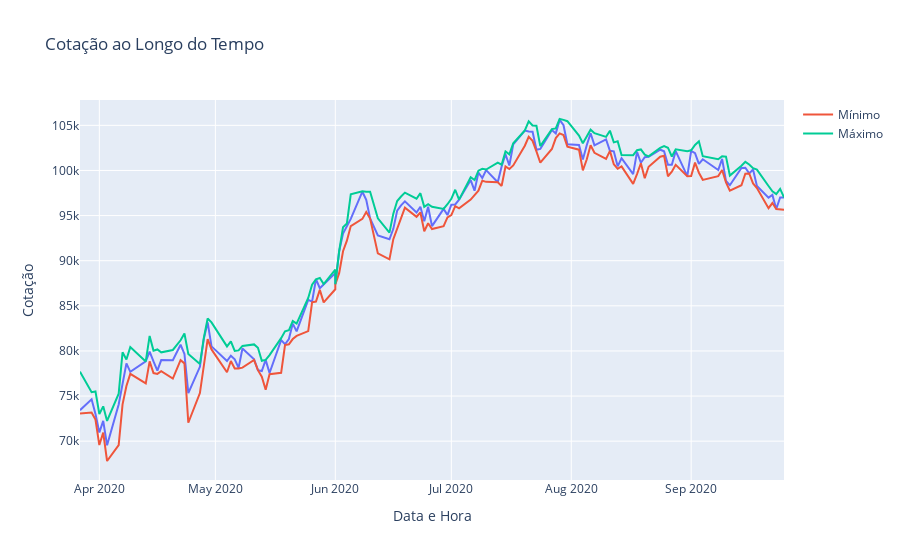

The notebook cell saved with this chart:
### Code cell
fig = px.line(tabela, x='data_hora', y='cotacao', title='Cotação ao Longo do Tempo',
              labels={'cotacao': 'Cotação', 'data_hora': 'Data e Hora'})

# Adicionar linha para o valor mínimo
fig.add_trace(go.Scatter(x=tabela['data_hora'], y=tabela['minima'], mode='lines', name='Mínimo'))

# Adicionar linha para o valor máximo
fig.add_trace(go.Scatter(x=tabela['data_hora'], y=tabela['maxima'], mode='lines', name='Máximo'))

fig.show()
